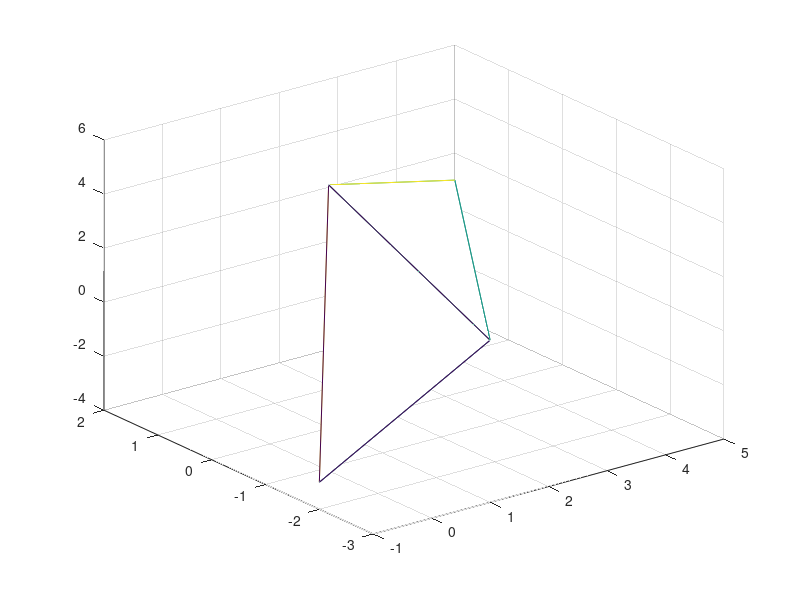

MATLAB code to generate this figure:
x=[1 -3 2;5 2 1;1 0 5;-1 -2 -3]';
N=[1 0 0;0 1 0;0 0 1;-1 -1 -1]';
xi=zeros(3,3);
for a=1:4
    xi(:,1) = xi(:,1)+x(:,a)*N(1,a);
    xi(:,2) = xi(:,2)+x(:,a)*N(2,a);
    xi(:,3) = xi(:,3)+x(:,a)*N(3,a);
end

xinv=inv(xi);

xco=[.2;-1;-1];
diff=xco-x(:,4);
shps=xinv*diff

xp=zeros(1,4);
yp=xp;
zp=yp;
for a=1:4
    xp(a)=x(1,a);
    yp(a)=x(2,a);
    zp(a)=x(3,a);
end

T=[1,2,3;1,2,4;2,3,4;1,3,4];
trimesh(T,xp,yp,zp)
hold on
scatter3(xco(1),xco(2),xco(3))
